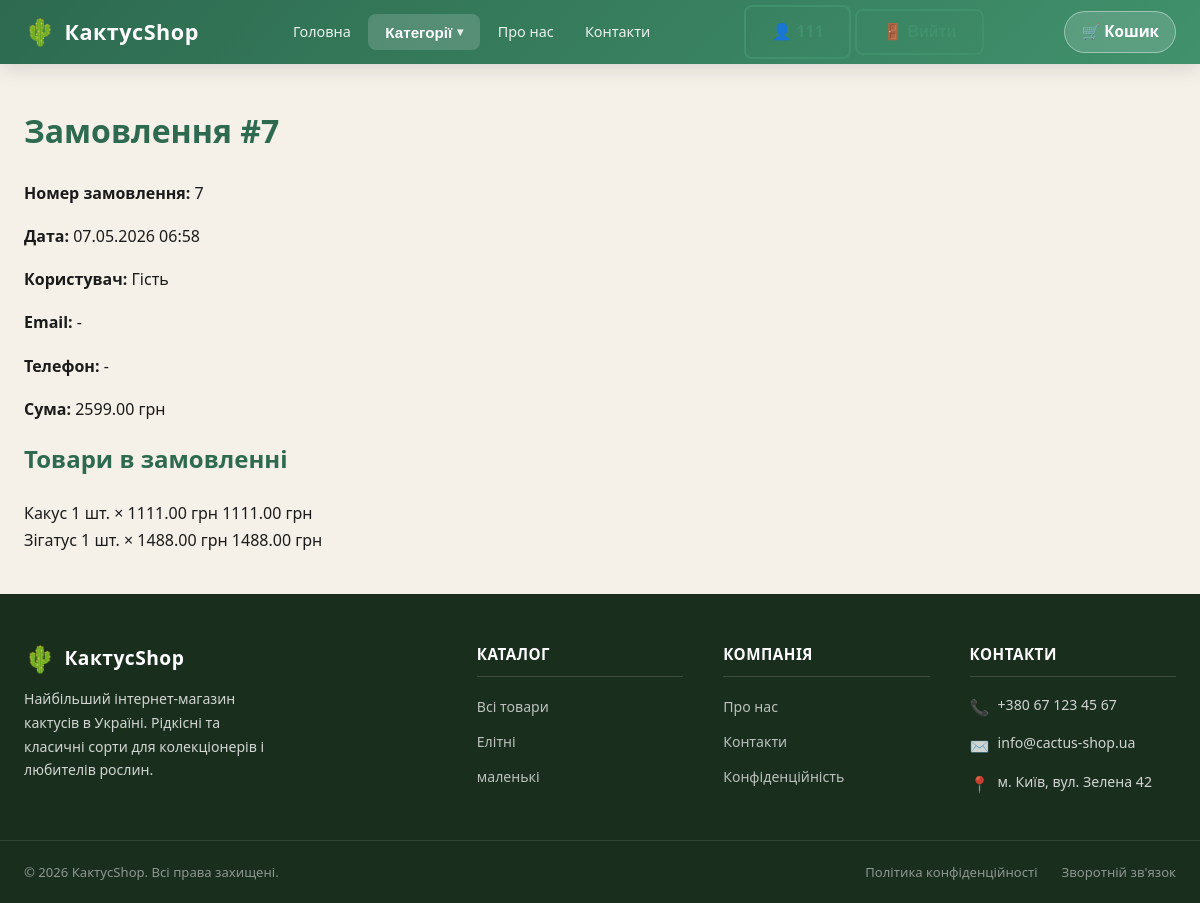
The page /staff/orders/7/ (signed in) on the database its author committed.
### shop/models.py (models this page shows, shortened)
class Order(models.Model):
    user = models.ForeignKey('auth.User', on_delete=models.SET_NULL, null=True, blank=True, verbose_name='Користувач')
    session_key = models.CharField('Ключ сесії', max_length=40)
    created_at = models.DateTimeField('Створено', auto_now_add=True)
    is_completed = models.BooleanField('Завершено', default=False)
    class Meta:
        verbose_name = 'Замовлення'
        verbose_name_plural = 'Замовлення'
    def get_total(self):
        return sum(item.get_subtotal() for item in self.items.all())
    def get_customer_phone(self):
        if self.user and self.user.email:
            customer = Customer.objects.filter(email=self.user.email).first()
            return customer.phone if customer else ''
        return ''

class OrderItem(models.Model):
    order = models.ForeignKey(Order, on_delete=models.CASCADE, related_name='items', verbose_name='Замовлення')
    product = models.ForeignKey(Product, on_delete=models.CASCADE, verbose_name='Товар')
    quantity = models.PositiveIntegerField('Кількість', default=1)
    price = models.DecimalField('Ціна', max_digits=10, decimal_places=2)
    class Meta:
        verbose_name = 'Позиція замовлення'
        verbose_name_plural = 'Позиції замовлення'
    def get_subtotal(self):
        return self.price * self.quantity

class Product(models.Model):
    category = models.ForeignKey(
        Category,
        on_delete=models.CASCADE,
        related_name='products',
        verbose_name='Категорія'
    )
    name = models.CharField('Назва товару', max_length=150)
    slug = models.SlugField('Слаг', unique=True)
    price = models.DecimalField('Ціна', max_digits=10, decimal_places=2)
    stock = models.PositiveIntegerField('Кількість на складі', default=0)
    description = models.TextField(
        'Опис товару',
        blank=True,
        validators=[MaxLengthValidator(2000)],
    )
    image_url = models.URLField('Фото URL', blank=True)
    image = models.ImageField('Фото товару', upload_to='products/', blank=True, null=True)
    available = models.BooleanField('В наявності', default=True)
    created_at = models.DateTimeField(auto_now_add=True)
    updated_at = models.DateTimeField(auto_now=True)
    class Meta:
        verbose_name = 'Товар'
        verbose_name_plural = 'Товари'

class Category(models.Model):
    name = models.CharField('Назва', max_length=100)
    slug = models.SlugField('Слаг', unique=True)
    description = models.TextField('Опис', blank=True)
    created_at = models.DateTimeField(auto_now_add=True)
    updated_at = models.DateTimeField(auto_now=True)
    class Meta:
        verbose_name = 'Категорія'
        verbose_name_plural = 'Категорії'

### shop/views.py (the view)
# urls.py: path('staff/orders/<int:order_id>/', views.admin_order_detail, name='admin_order_detail'),
@login_required
def admin_order_detail(request, order_id):
    if not request.user.is_superuser:
        return HttpResponseForbidden()
    categories = Category.objects.all()
    order = get_object_or_404(Order, pk=order_id, is_completed=True)
    customer = order.user and Customer.objects.filter(email=order.user.email).first()
    return render(request, 'shop/order_detail.html', {
        'categories': categories,
        'order': order,
        'customer': customer,
        'title': f'Замовлення #{order.pk}',
    })

### shop/context_processors.py (called while the page is built)
def cart_info(request):
    cart_count = 0
    try:
        if request.session.session_key:
            order = Order.objects.filter(
                session_key=request.session.session_key,
                is_completed=False
            ).prefetch_related('items').first()
            if order:
                cart_count = order.get_total_items()
    except Exception:
        pass
    return {'cart_count': cart_count}

### shop/templates/shop/order_detail.html (shortened to what this page needs)
{% extends 'shop/base.html' %}
{% block content %}
<div class="admin-order-detail-page">
    <h1>{{ title }}</h1>
    <div class="order-detail-card">
        <div class="order-meta">
            <p><strong>Номер замовлення:</strong> {{ order.pk }}</p>
            <p><strong>Дата:</strong> {{ order.created_at|date:'d.m.Y H:i' }}</p>
            {% if order.user %}
                <p><strong>Користувач:</strong> {{ order.user.username }}</p>
                <p><strong>Email:</strong> {{ order.user.email }}</p>
            {% else %}
                <p><strong>Користувач:</strong> Гість</p>
                <p><strong>Email:</strong> -</p>
            {% endif %}
            {% if customer and customer.phone %}
                <p><strong>Телефон:</strong> {{ customer.phone }}</p>
            {% else %}
                <p><strong>Телефон:</strong> {{ order.get_customer_phone|default:'-' }}</p>
            {% endif %}
            <p><strong>Сума:</strong> {{ order.get_total }} грн</p>
        </div>
        <h2>Товари в замовленні</h2>
        <div class="order-items">
            {% for item in order.items.all %}
            <div class="order-item">
                <span>{{ item.product.name }}</span>
                <span>{{ item.quantity }} шт. × {{ item.price }} грн</span>
                <span>{{ item.get_subtotal }} грн</span>
            </div>
            {% endfor %}
        </div>
    </div>
</div>
{% endblock %}

### shop/templates/shop/base.html (shortened to what this page needs)
<!DOCTYPE html>
<html lang="uk">
<head>
    {% load static %}
    <link rel="stylesheet" href="{% static 'shop/css/style.css' %}">
</head>
<body>
<header>
    <div class="header-inner">
        <a href="{% url 'shop:main' %}" class="logo">
            <span class="logo-icon">🌵</span>
            <span>КактусShop</span>
        </a>
        <nav class="main-nav">
            <ul>
                <li><a href="{% url 'shop:main' %}">Головна</a></li>
                {% if categories %}
                <li class="nav-categories">
                    <button type="button" class="nav-categories-toggle" aria-haspopup="true">Категорії</button>
                </li>
                {% endif %}
                <li><a href="{% url 'shop:about' %}">Про нас</a></li>
                <li><a href="{% url 'shop:contacts' %}">Контакти</a></li>
            </ul>
        </nav>
        <div class="auth-buttons">
            {% if user.is_authenticated %}
                <a href="{% url 'shop:profile' %}" class="btn btn-outline">👤 {{ user.username }}</a>
                <form method="post" action="{% url 'logout' %}" style="display:inline;">
                    <button type="submit" class="btn btn-outline">🚪 Вийти</button>
                </form>
            {% else %}
                <a href="{% url 'login' %}" class="btn btn-outline">🔑 Увійти</a>
                <a href="{% url 'shop:register' %}" class="btn btn-primary">📝 Реєстрація</a>
            {% endif %}
        </div>
        <a href="{% url 'shop:cart' %}" class="cart-btn" title="Кошик">
            🛒 Кошик
        </a>
    </div>
</header>
<main>
    {% block content %}{% endblock %}
</main>
<footer>
    <div class="footer-top">
        <div class="footer-brand">
            <div class="logo">
                <span class="logo-icon">🌵</span>
                <span>КактусShop</span>
            </div>
            <p>Найбільший інтернет-магазин кактусів в Україні. Рідкісні та класичні сорти для колекціонерів і любителів рослин.</p>
        </div>
        <div class="footer-col">
            <h4>Каталог</h4>
            <ul>
                <li><a href="{% url 'shop:main' %}">Всі товари</a></li>
                {% for cat in categories %}
                    <li><a href="{% url 'shop:category' cat.slug %}">{{ cat.name }}</a></li>
                {% endfor %}
            </ul>
        </div>
        <div class="footer-col">
            <h4>Компанія</h4>
            <ul>
                <li><a href="{% url 'shop:about' %}">Про нас</a></li>
                <li><a href="{% url 'shop:contacts' %}">Контакти</a></li>
                <li><a href="{% url 'shop:privacy' %}">Конфіденційність</a></li>
            </ul>
        </div>
        <div class="footer-col">
            <h4>Контакти</h4>
            <div class="footer-contact-item">
                <span class="footer-contact-item__icon">📞</span>
                <span>+380 67 123 45 67</span>
            </div>
            <div class="footer-contact-item">
                <span class="footer-contact-item__icon">✉️</span>
                <span>info@cactus-shop.ua</span>
            </div>
            <div class="footer-contact-item">
                <span class="footer-contact-item__icon">📍</span>
                <span>м. Київ, вул. Зелена 42</span>
            </div>
        </div>
    </div>
    <div class="footer-bottom">
        <div class="footer-bottom-inner">
            <p>&copy; 2026 КактусShop. Всі права захищені.</p>
            <div class="footer-bottom-links">
                <a href="{% url 'shop:privacy' %}">Політика конфіденційності</a>
                <a href="{% url 'shop:contacts' %}">Зворотній зв'язок</a>
            </div>
        </div>
    </div>
</footer>
</body>
</html>

### shop/static/shop/css/style.css (style rules this page uses)
*, *::before, *::after { box-sizing: border-box; }
:root { --green-dark: #2d6a4f; --green-main: #40916c; --green-light: #74c69d; --green-pale: #d8f3dc; --sand: #f5f0e8; --brown: #6b4c2a; --text-dark: #1b1b1b; --text-mid: #444; --text-light: #888; --border: #dde5d8; --white: #ffffff; --shadow-sm: 0 2px 8px rgba(0,0,0,.08); --shadow-md: 0 4px 20px rgba(0,0,0,.12); --radius: 10px; --transition: .25s ease; }
html { scroll-behavior: smooth; }
body { font-family: 'Segoe UI', Arial, sans-serif; margin: 0; padding: 0; background-color: var(--sand); color: var(--text-dark); line-height: 1.7; display: flex; flex-direction: column; min-height: 100vh; }
a { color: var(--green-main); text-decoration: none; }
h1, h2, h3 { color: var(--green-dark); margin-top: 0; }
header { background: linear-gradient(135deg, var(--green-dark) 0%, var(--green-main) 100%); color: var(--white); box-shadow: var(--shadow-md); position: sticky; top: 0; z-index: 100; }
.header-inner { max-width: 1200px; margin: 0 auto; padding: 0 1.5rem; display: flex; align-items: center; justify-content: space-between; height: 64px; gap: 1rem; }
.logo { display: flex; align-items: center; gap: .5rem; font-size: 1.35rem; font-weight: 700; color: var(--white); letter-spacing: .5px; white-space: nowrap; }
.logo-icon { font-size: 1.6rem; line-height: 1; }
.main-nav ul { list-style: none; margin: 0; padding: 0; display: flex; align-items: center; gap: .25rem; }
.main-nav a { color: rgba(255,255,255,.9); font-size: .9rem; font-weight: 500; padding: .45rem .85rem; border-radius: 6px; transition: background var(--transition), color var(--transition); white-space: nowrap; }
.nav-categories { position: relative; }
.nav-categories > .nav-categories-toggle { display: inline-flex; align-items: center; gap: .3rem; padding: .55rem 1rem; border-radius: 8px; border: 1px solid transparent; background: rgba(255,255,255,.16); color: var(--white); cursor: pointer; font-size: .95rem; font-weight: 600; transition: background var(--transition), border-color var(--transition), color var(--transition); }
.nav-categories > .nav-categories-toggle::after { content: '▾'; font-size: .75rem; opacity: .85; }
main { flex: 1; max-width: 1200px; width: 100%; margin: 0 auto; padding: 2.5rem 1.5rem; }
.btn { display: inline-flex; align-items: center; justify-content: center; gap: .4rem; padding: .7rem 1.6rem; border-radius: 8px; font-size: 1rem; font-weight: 600; border: none; cursor: pointer; transition: all var(--transition); text-decoration: none; white-space: nowrap; }
.btn-outline { background: transparent; color: var(--green-main); border: 2px solid var(--green-main); }
footer { background: #1a2e1e; color: rgba(255,255,255,.8); margin-top: auto; }
.footer-top { max-width: 1200px; margin: 0 auto; padding: 3rem 1.5rem 2rem; display: grid; grid-template-columns: 2fr 1fr 1fr 1fr; gap: 2.5rem; }
.footer-brand .logo { color: var(--white); font-size: 1.2rem; margin-bottom: .75rem; }
.footer-brand p { font-size: .88rem; line-height: 1.7; margin: 0; max-width: 260px; }
.footer-col h4 { color: var(--white); font-size: .95rem; margin: 0 0 1rem; padding-bottom: .5rem; border-bottom: 1px solid rgba(255,255,255,.15); text-transform: uppercase; letter-spacing: .5px; }
.footer-col ul { list-style: none; padding: 0; margin: 0; display: flex; flex-direction: column; gap: .5rem; }
.footer-col ul li a { color: rgba(255,255,255,.7); font-size: .88rem; transition: color var(--transition); }
.footer-contact-item { display: flex; align-items: flex-start; gap: .5rem; font-size: .88rem; margin-bottom: .6rem; }
.footer-contact-item__icon { font-size: 1rem; flex-shrink: 0; margin-top: .1rem; }
.footer-bottom { border-top: 1px solid rgba(255,255,255,.1); padding: 1.25rem 1.5rem; }
.footer-bottom-inner { max-width: 1200px; margin: 0 auto; display: flex; align-items: center; justify-content: space-between; gap: 1rem; flex-wrap: wrap; }
.footer-bottom-inner p { margin: 0; font-size: .82rem; color: rgba(255,255,255,.5); }
.footer-bottom-links { display: flex; gap: 1.5rem; }
.footer-bottom-links a { color: rgba(255,255,255,.5); font-size: .82rem; transition: color var(--transition); }
.cart-btn { position: relative; display: flex; align-items: center; gap: .4rem; background: rgba(255,255,255,.15); border: 1.5px solid rgba(255,255,255,.4); color: var(--white); padding: .45rem 1rem; border-radius: 50px; font-weight: 600; font-size: .95rem; white-space: nowrap; transition: background var(--transition); }

### rows shown on the page
Order: pk "7", created_at "07.05.2026 06:58", get_customer_phone "-", get_total "2599.00"
OrderItem: product.name "Какус", quantity "1", price "1111.00", get_subtotal "1111.00"
OrderItem: product.name "Зігатус", quantity "1", price "1488.00", get_subtotal "1488.00"
Category: name "Елітні"
Category: name "маленькі"

### other values the page prints
{{ title }} "Замовлення #7"
